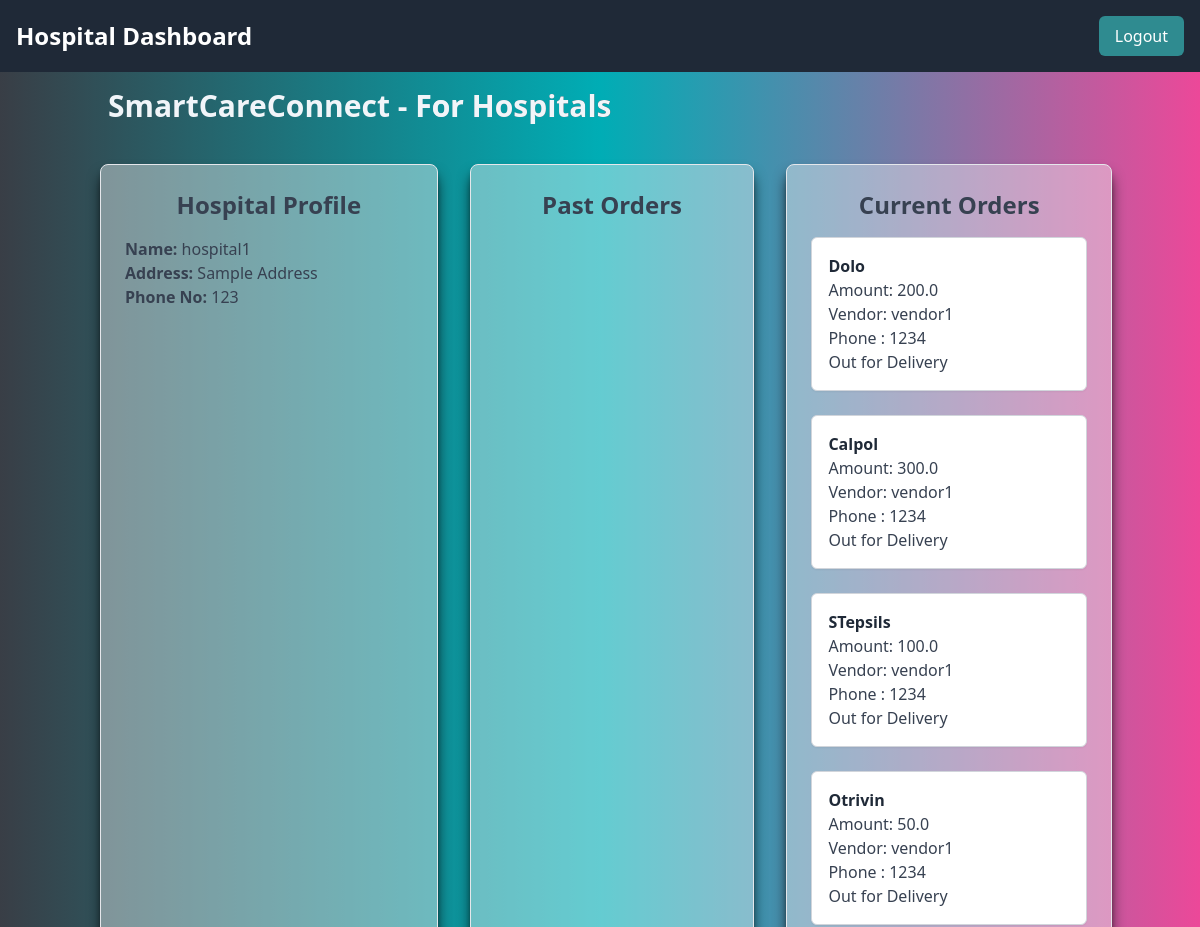
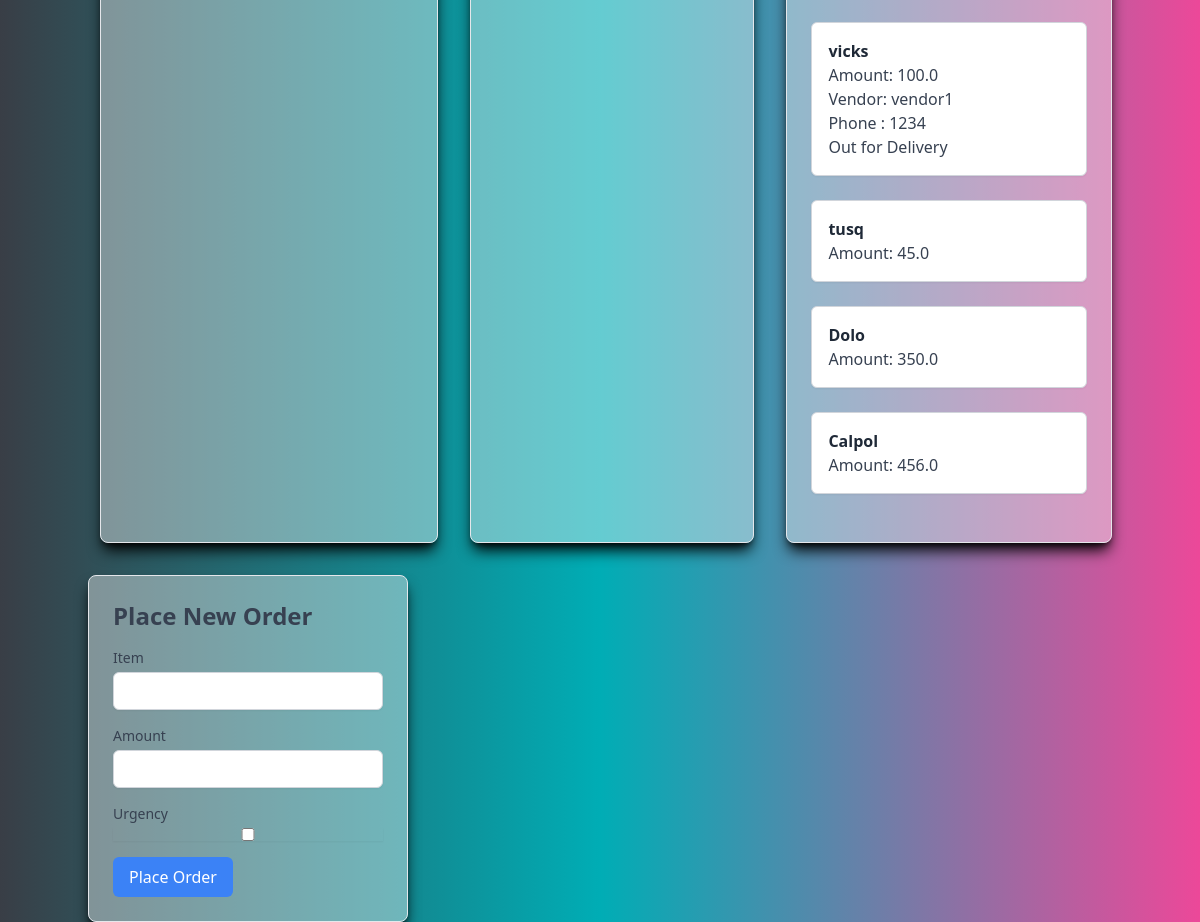
Page /hospital_dashboard (signed in) on the committed database (2 pictures, top to bottom).
### app/models.py (models this page shows, shortened)
class User(db.Model, UserMixin):
    id = db.Column(db.Integer, primary_key=True)
    username = db.Column(db.String(80), unique=True, nullable=False)
    password_hash = db.Column(db.String(120), nullable=False)
    user_type = db.Column(db.String(50), nullable=False)
    email = db.Column(db.String(50),nullable = True)
    phone_no = db.Column(db.String(10),nullable = True)

class Order(db.Model):
    id = db.Column(db.Integer, primary_key=True)
    item = db.Column(db.String(80), nullable=False)
    amount = db.Column(db.Float, nullable=False)
    hospital_username = db.Column(db.String(80), db.ForeignKey('user.username'), nullable=False)
    status = db.Column(db.String(50), nullable=False, default='current')
    urgency = db.Column(db.Boolean, default=False)
    timestamp = db.Column(db.DateTime, nullable=False, default=datetime.utcnow)
    vendor = db.Column(db.String(80), nullable = True)
    phone_no = db.Column(db.String(10),nullable = True)

### app/routes.py (the view)
@bp.route("/hospital_dashboard", methods=['GET', 'POST'])
def hospital_dashboard():
    if not current_user.is_authenticated:
        return redirect(url_for('routes.login'))
    if current_user.user_type != 'hospital':
        return redirect(url_for('routes.access_denied'))
    form = OrderForm()
    if form.validate_on_submit():
        order = Order(item=form.item.data, amount=form.amount.data, hospital_username=current_user.username, urgency=form.urgency.data)
        db.session.add(order)
        db.session.commit()
        flash('Your order has been placed!', 'success')
        return redirect(url_for('routes.hospital_dashboard'))
    past_orders = Order.query.filter_by(hospital_username=current_user.username).filter(Order.status == 'received').all()
    current_orders = Order.query.filter_by(hospital_username=current_user.username).filter(or_( Order.status == 'current', Order.status == 'out_for_delivery', Order.status == 'delivered')).all()
    return render_template('hospital_dashboard.html', title='Hospital Dashboard', form=form, past_orders=past_orders, current_orders=current_orders)

### app/forms.py
class OrderForm(FlaskForm):
    item = StringField('Item', validators=[DataRequired()])
    amount = FloatField('Amount', validators=[DataRequired()])
    urgency = BooleanField('Urgency')
    submit = SubmitField('Place Order')

### app/models.py (called while the page is built)
@login_manager.user_loader
def load_user(user_id):
    return User.query.get(int(user_id))

### app/templates/hospital_dashboard.html (shortened to what this page needs)
{% extends "base.html" %}
{% block content %}
<div class="bg-cover bg-center h-full bg-gradient-to-r from-[#393E46] via-[#00ADB5] to-pink-500">
  <nav class="bg-gray-800 w-full p-4 flex justify-between items-center mt-0">
    <h1 class="text-white text-2xl font-bold">Hospital Dashboard</h1>
    <a href="/logout"
      class="bg-[#2f8b90] text-white px-4 py-2 rounded-md hover:bg-[#00ADB5] transition duration-300">Logout</a>
  </nav>
  <div class="container mx-auto">
    <div class="flex justify-between items-center mb-6 ml-1">
      <h2 class="text-3xl font-bold text-slate-100 px-4 py-4">SmartCareConnect - <span
          class="bg-gradient-to-r from-slate-100 to-slate-950 bg-clip-text">For Hospitals</span></h2>
    </div>
    <div class="grid-container grid grid-cols-1 md:grid-cols-2 lg:grid-cols-4 gap-8 mt-6">
      <div class="grid-item bg-gray-50 p-6 rounded-lg shadow-lg border shadow-black bg-opacity-40 border-gray-200 ml-3">
        <h4 class="text-2xl font-semibold mb-4 text-gray-700 text-center">Hospital Profile</h4>
        <p class="text-gray-700"><strong>Name:</strong> {{ current_user.username }}</p>
        <p class="text-gray-700"><strong>Address:</strong> Sample Address</p>
        <p class="text-gray-700"><strong>Phone No:</strong> {{current_user.phone_no}}</p>
      </div>
      <div class="grid-item bg-gray-50 p-6 rounded-lg shadow-lg shadow-black border bg-opacity-40 border-gray-200">
        <h4 class="text-2xl font-semibold mb-4 text-gray-700 text-center">Past Orders</h4>
      </div>
      <div class="grid-item bg-gray-50 p-6 rounded-lg shadow-lg border shadow-black bg-opacity-40 border-gray-200">
        <h4 class="text-2xl font-semibold mb-4 text-gray-700 text-center">Current Orders</h4>
        {% for order in current_orders %}
        <div class="mb-6 p-4 bg-white border border-gray-300 rounded-md shadow-sm">
          <h5 class="font-bold text-gray-800">{{ order.item }}</h5>
          <p class="text-gray-700">Amount: {{ order.amount }}</p>
          {% if order.status=='out_for_delivery'%}
          <p class="text-gray-700">Vendor: {{ order.vendor }}</p>
          <p class="text-gray-700">Phone : {{order.phone_no}}</p>
          <p class="text-gray-700">Out for Delivery</p>
          {% endif %}
        </div>
        {% endfor %}
      </div>
      <div class="w-80 bg-gray-50 p-6 rounded-lg shadow-lg border shadow-black bg-opacity-40 border-gray-200 mr-3">
        <h4 class="text-2xl font-semibold mb-4 text-gray-700">Place New Order</h4>
        <form method="POST" action="{{ url_for('routes.hospital_dashboard') }}">
          <div class="mb-4">
            {{ form.item.label(class="block text-sm font-medium text-gray-700") }}
            {{ form.item(class="mt-1 block w-full px-3 py-2 border border-gray-300 rounded-md shadow-sm
            focus:outline-none focus:ring-aqua-500 focus:border-aqua-500 sm:text-sm") }}
          </div>
          <div class="mb-4">
            {{ form.amount.label(class="block text-sm font-medium text-gray-700") }}
            {{ form.amount(class="mt-1 block w-full px-3 py-2 border border-gray-300 rounded-md shadow-sm
            focus:outline-none focus:ring-aqua-500 focus:border-aqua-500 sm:text-sm") }}
          </div>
          <div class="mb-4">
            {{ form.urgency.label(class="block text-sm font-medium text-gray-700") }}
            {{ form.urgency(class="mt-1 block w-full px-3 py-2 border border-gray-300 rounded-md shadow-sm
            focus:outline-none focus:ring-aqua-500 focus:border-aqua-500 sm:text-sm mr-10") }}
          </div>
          <button type="submit" class="bg-blue-500 text-white py-2 px-4 rounded-md hover:bg-blue-600">Place
            Order</button>
        </form>
      </div>
    </div>
  </div>
</div>
{% endblock %}

### app/templates/base.html (shortened to what this page needs)
<!doctype html>
<html lang="en">
  <head>
    <link rel="stylesheet" href="{{ url_for('static', filename='css/main.css') }}">
  </head>
  <body>
      {% block content %}
      {% endblock %}
  </body>
</html>

### app/templates/hospital_dashboard.html (style rules this page uses)
.grid-item { transition: flex-grow 0.3s ease; }
.grid-container { display: flex; flex-wrap: wrap; }

### rows in the picture
User: username "hospital1", phone_no "123"
Order: item "Dolo", amount "200.0", vendor "vendor1", phone_no "1234"
Order: item "Calpol", amount "300.0", vendor "vendor1", phone_no "1234"
Order: item "STepsils", amount "100.0", vendor "vendor1", phone_no "1234"
Order: item "Otrivin", amount "50.0", vendor "vendor1", phone_no "1234"
Order: item "vicks", amount "100.0", vendor "vendor1", phone_no "1234"
Order: item "tusq", amount "45.0"
Order: item "Dolo", amount "350.0"
Order: item "Calpol", amount "456.0"
